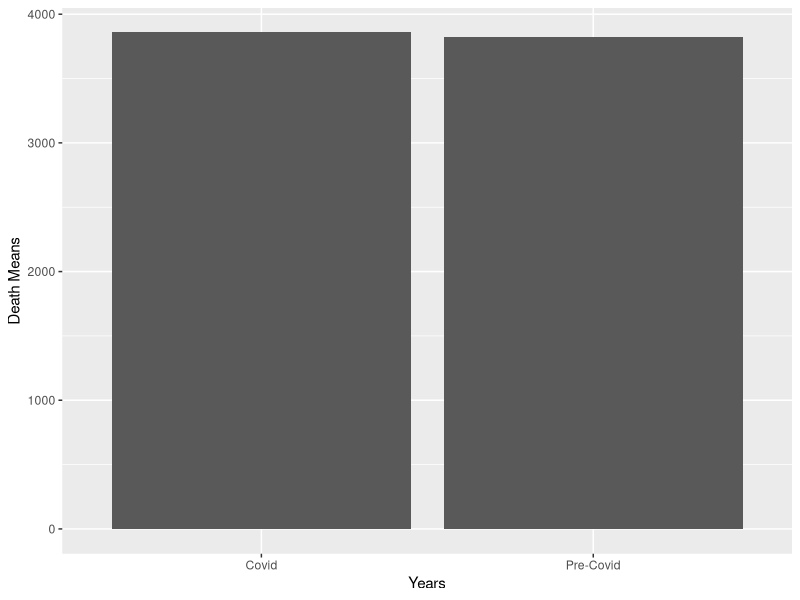
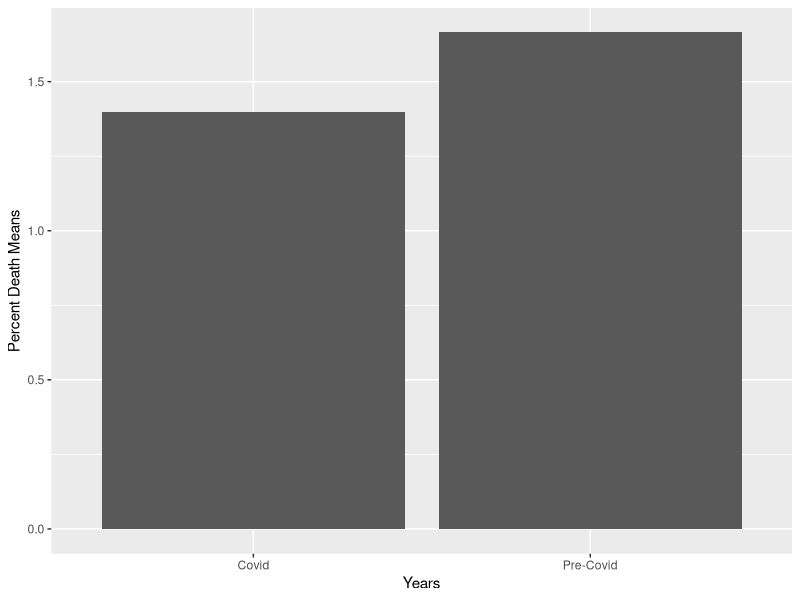
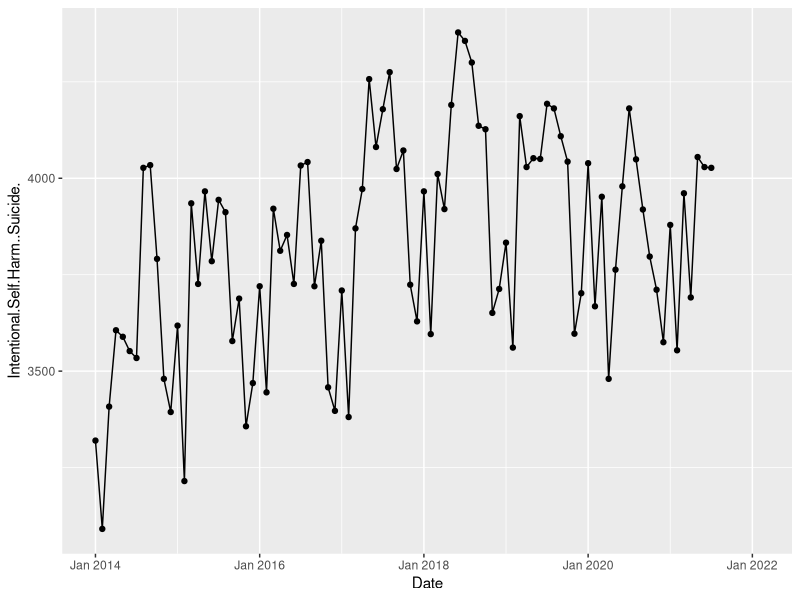
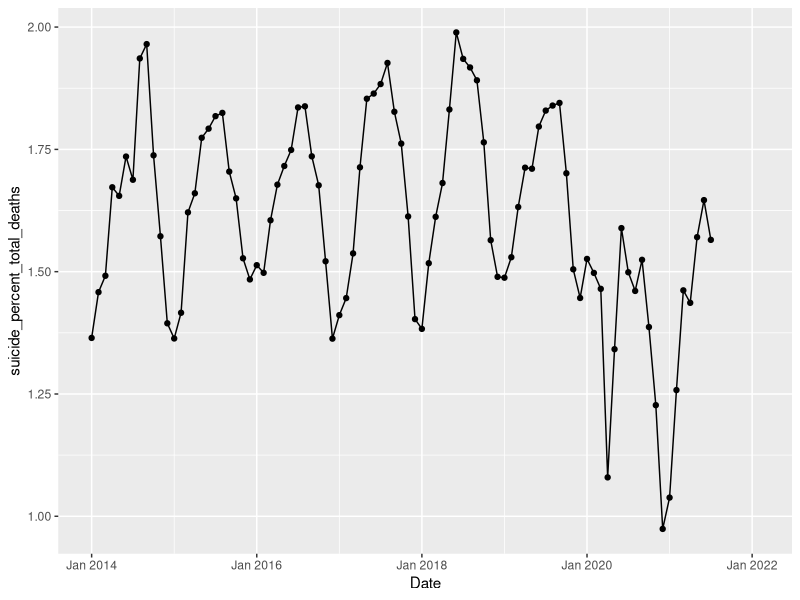

Generate these figures, in order, with R:
library(tidyr)
library(dplyr)
library(tidyverse)
# Need to install.packages("zoo")
library(zoo)

# Data Prep

deaths_pre_covid <- read.csv("./data/deaths_pre_covid.csv",
                             stringsAsFactors = FALSE) %>%
  select(Year, Month, All.Cause, Intentional.Self.Harm..Suicide.) %>%
  mutate(suicide_percent_total_deaths = (Intentional.Self.Harm..Suicide. / All.Cause) * 100)
  
deaths_covid <- read.csv("./data/deaths_covid.csv",
                         stringsAsFactors = FALSE) %>%
  select(Year, Month, All.Cause, Intentional.Self.Harm..Suicide.) %>%
  mutate(suicide_percent_total_deaths = (Intentional.Self.Harm..Suicide. / All.Cause) * 100)

mental_care <- read.csv("./data/mental_care.csv",
                        stringsAsFactors = FALSE) 

## Combines both Deaths dataframes into one.
deaths_pre_post_covid <- rbind(deaths_pre_covid, deaths_covid)
deaths_pre_post_covid$Date <- as.yearmon(paste(deaths_pre_post_covid$Year, deaths_pre_post_covid$Month), "%Y %m")


# Graphs and Visualizations

## Rates of suicide seem to be going up due to higher numbers
suicide_death_plot <- ggplot(deaths_pre_post_covid, aes(x = Date, y = Intentional.Self.Harm..Suicide., group = 1)) +
  geom_line() +
  geom_point()
## But if you plot the percent of total deaths from suicide, you can see a large drop in suicide rates! Could this be from higher telehealth usage?
suicide_percent_plot <- ggplot(deaths_pre_post_covid, aes(x = Date, y = suicide_percent_total_deaths, group = 1)) +
  geom_line() +
  geom_point()

## Calculating and graphing the mean suicide rates precovid and 2020
pre_mean <- mean(deaths_pre_covid$Intentional.Self.Harm..Suicide.)
covid_mean <- mean(deaths_covid$Intentional.Self.Harm..Suicide., na.rm = TRUE)

pre_mean_percent <- mean(deaths_pre_covid$suicide_percent_total_deaths)
covid_mean_percent <- mean(deaths_covid$suicide_percent_total_deaths, na.rm = TRUE)

#Making dataframe from values to graph
covid <- c("Pre-Covid", "Covid")
mean_deaths <- c(pre_mean, covid_mean)

mean_deaths_df <- data.frame(covid, mean_deaths)

#percent dataframe
perc_deaths <- c(pre_mean_percent, covid_mean_percent)
perc_deaths_df <- data.frame(covid, perc_deaths)

#Graphs
mean_plot <- ggplot(mean_deaths_df, aes(x = covid, y = mean_deaths)) +
  geom_bar(stat="identity",position="dodge") +
  scale_fill_discrete(name="Year",
                      breaks=c(1, 2),
                      labels=c("Pre-Covid", "Covid"))+
  xlab("Years")+ylab("Death Means")
## the means do not differ, if anything, covid deaths were slightly more prevalent

perc_plot <- ggplot(perc_deaths_df, aes(x = covid, y = perc_deaths)) +
  geom_bar(stat="identity",position="dodge") +
  scale_fill_discrete(name="Year",
                      breaks=c(1, 2),
                      labels=c("Pre-Covid", "Covid"))+
  xlab("Years")+ylab("Percent Death Means")
## the means of death percentages show a significant difference between pre-covid and covid years 
